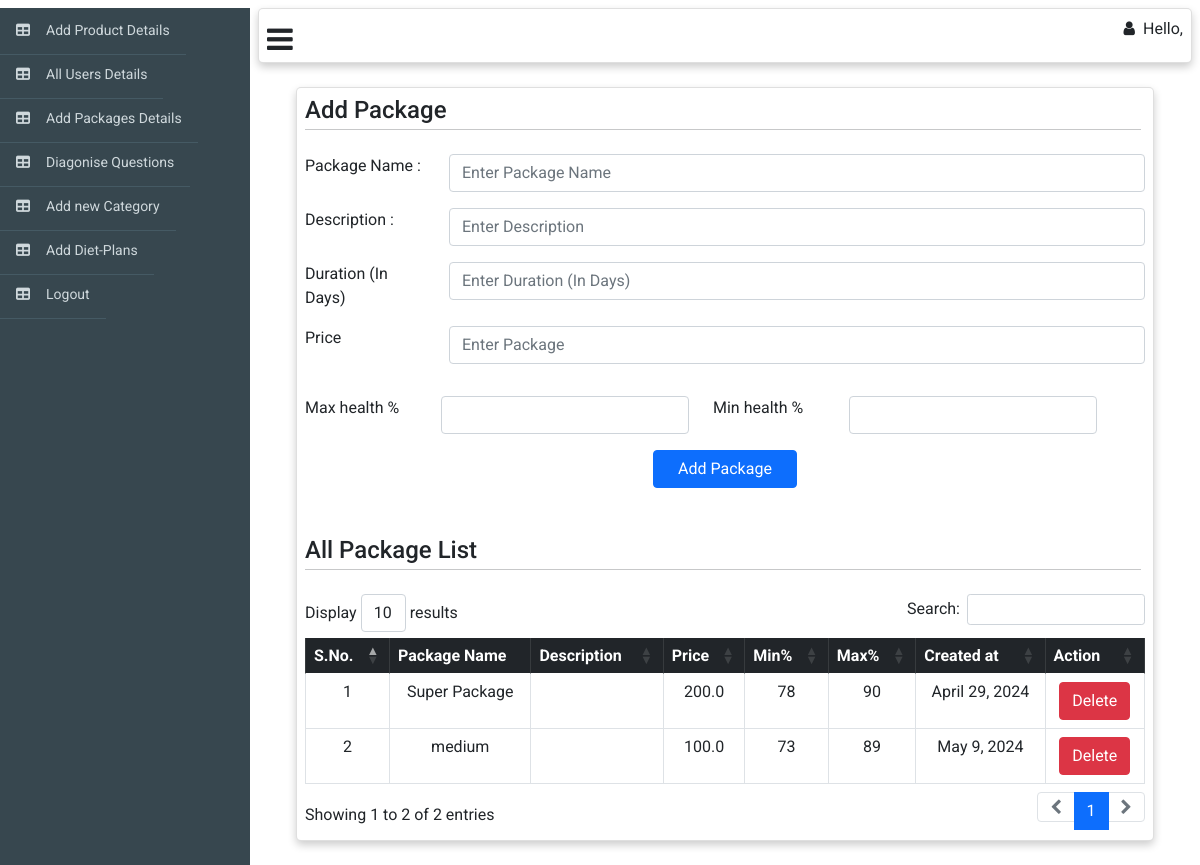
The app's page /web_admin/add-package, older data.
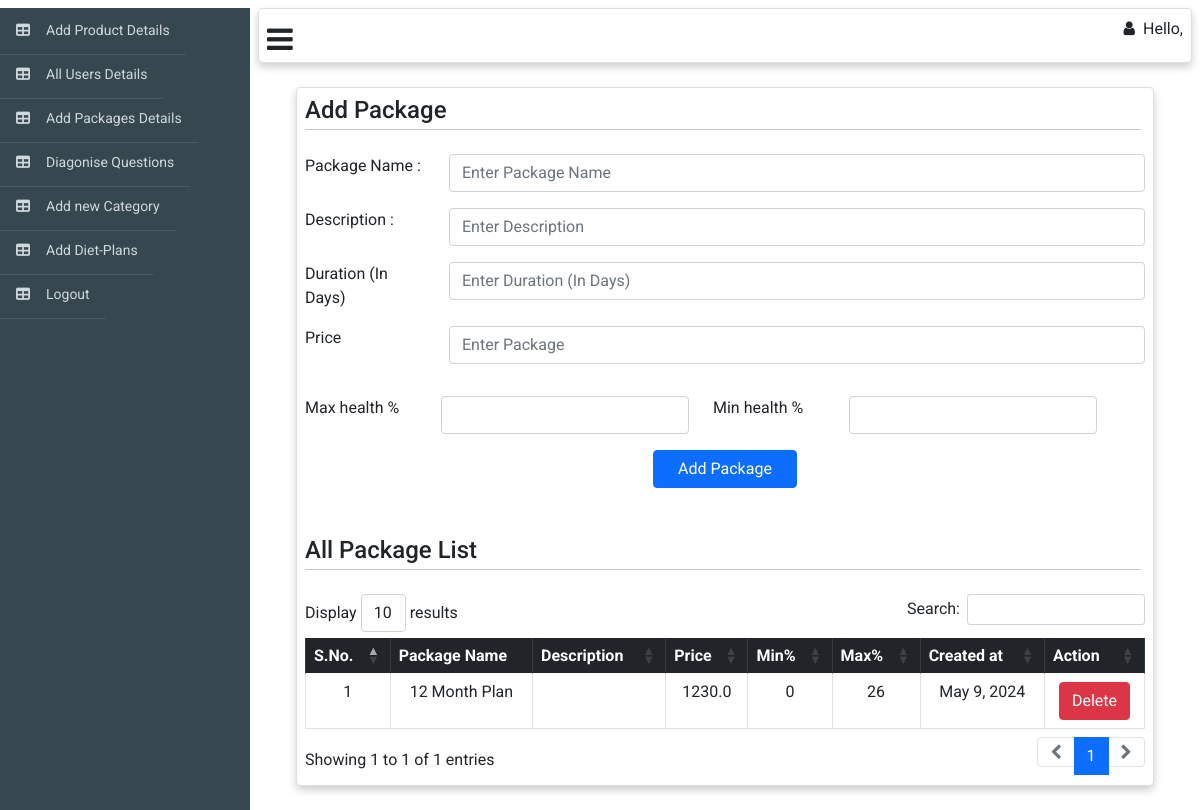
The same page, newer data.
### web_admin/models.py (models this page shows)
class package(models.Model):
    name = models.CharField(max_length=150)
    duration = models.IntegerField(default=0)
    actual_price = models.FloatField(default=0)
    price = models.FloatField(default=0.0)
    is_active = models.BooleanField()
    min = models.IntegerField(default=0)
    max = models.IntegerField(default=0)
    created_at = models.DateTimeField(auto_now_add=True)
    updated_at = models.DateTimeField(auto_now=True)

### web_admin/views.py (the view, shortened to what this page needs)
# urls.py: path('add-package',AddPackage.as_view(),name='add-package'),
class AddPackage(APIView):
    model = package
    template_name = "package.html"
    def get(self,request,*args, **kwargs):
        list = self.model.objects.all()
        context={'list':list}
        return render(request,self.template_name,context)

### web_admin/templates/package.html (shortened to what this page needs)
{% extends "web_adminbase.html" %} {% block body %}{% load static %}
<div class="m-4">
  <div class="card me-6 p-2" style="width: auto">
    <h4 class="m-0 p-0">
      Add Package
      <hr class="hr p-0 mt-1 me-1" />
    </h4>
    <form
      action="/web_admin/add-package"
      method="post"
      enctype="multipart/form-data">
      <div class="form-group row mt-2">
        <label for="" class="col-sm-2 form-control-label">Package Name : </label>
        <div class="col-sm-10">
          <input type="text" name="name" id="alias-textbox" class="form-control" placeholder="Enter Package Name" />
        </div>
      </div>
      <div class="form-group row mt-3">
        <label for="" class="col-sm-2 form-control-label">Description : </label>
        <div class="col-sm-10">
          <input type="text" name="description" id="alias-textbox" class="form-control" placeholder="Enter Description" />
        </div>
      </div>
      <div class="form-group row mt-3">
        <label for="" class="col-sm-2 form-control-label"> Duration (In Days) </label>
        <div class="col-sm-10">
          <input type="number" name="Duration" id="alias-textbox" class="form-control" placeholder="Enter Duration (In Days)"/>
        </div>
      </div>
      <div class="form-group row mt-3">
        <label for="" class="col-sm-2 form-control-label"> Price </label>
        <div class="col-sm-10">
          <input type="number" name="price" id="alias-textbox" class="form-control" placeholder="Enter Package"/>
        </div>
      </div>
      <div class="form-group row mt-3">
        <div class="form-group row mt-3 col-sm-6">
          <label for="" class="col-sm-4 form-control-label">Max health %</label>
          <div class="col-sm-8">
            <input
              type="number"
              name="max"
              min="0"
              max="100"
              id="alias-textbox"
              class="form-control"
            />
          </div>
        </div>
        <div class="form-group row mt-3 col-sm-6">
          <label for="" class="col-sm-4 form-control-label">Min health %</label>
          <div class="col-sm-8">
            <input
              type="number"
              name="min"
              min="0"
              max="100"
              id="alias-textbox"
              class="form-control"
            />
          </div>
        </div>
      </div>
      <div class="d-flex justify-content-center mt-2">
        <button type="submit" class="btn btn-primary pe-4 ps-4 m-2">
          Add Package
        </button>
      </div>
    </form>
    <h4 class="mt-4 p-0">
      All Package List
      <hr class="hr p-0 mt-1 me-1" />
    </h4>
    <table
      id="example"
      class="table table-bordered text-center"
      style="width: 100%"
    >
      <thead class="table-dark text-center">
        <tr class="p-3 text-center">
          <th>S.No.</th>
          <th>Package Name</th>
          <th>Description</th>
          <th>Price</th>
          <th>Min%</th>
          <th>Max%</th>
          <th>Created at</th>
          <th>Action</th>
        </tr>
      </thead>
      <tbody>
        {% for obj in list %}
        <tr>
          <td>{{forloop.counter}}</td>
          <td>{{obj.name}}</td>
          <td>{{obj.description}}</td>
          <td>{{obj.price}}</td>
          <td>{{obj.min}}</td>
          <td>{{obj.max}}</td>
          <td>{{obj.created_at|date}}</td>
          <td><a class="btn btn-danger text-white" href="/web_admin/delete-package/{{obj.id}}">Delete</a></td>
        </tr>
        {% endfor %}
      </tbody>
    </table>
  </div>
</div>
{% endblock %}

Row changes from the older to the newer data that the page shows:
removed package: name "Super Package", price "200.0", min "78", max "90", created_at "April 29, 2024"
changed package: name "medium" → "12 Month Plan"; price "100.0" → "1230.0"; min "73" → "0"; max "89" → "26"
Text that changed along with them:
text written by a page script: "Display results Search: Showing 1 to 2 of 2 entries 1" → "Display results Search: Showing 1 to 1 of 1 entries 1"
